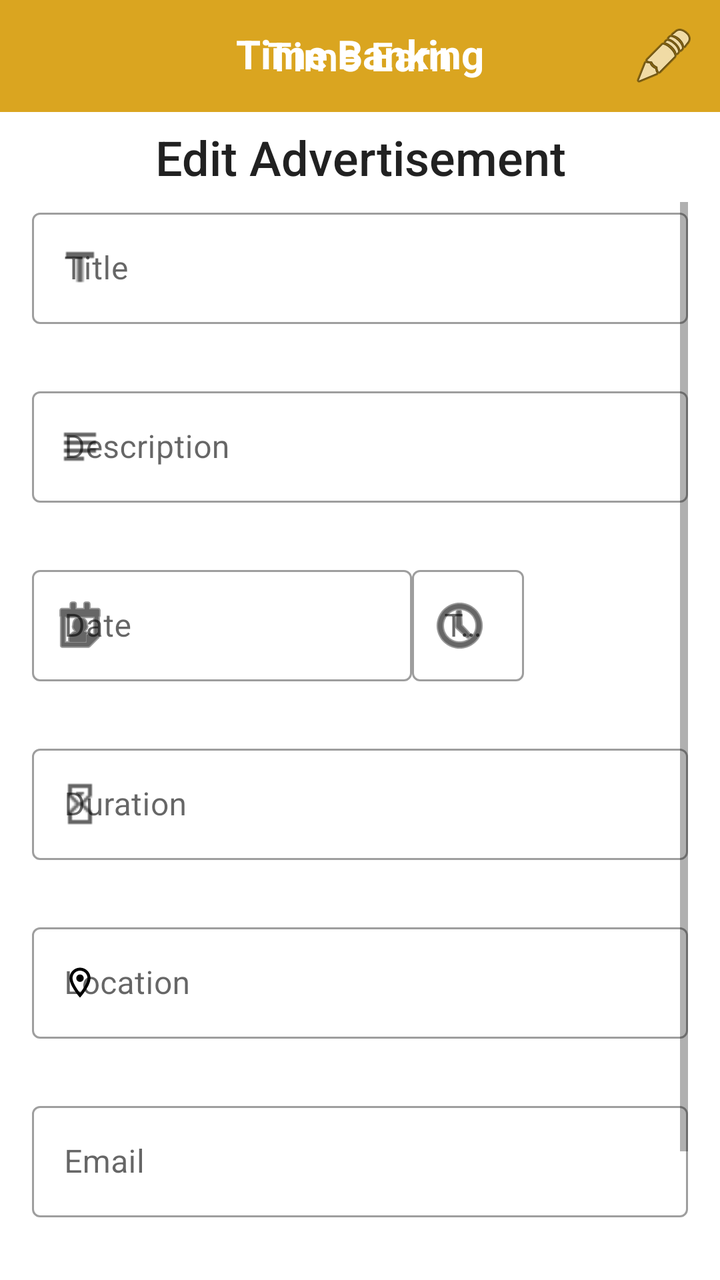
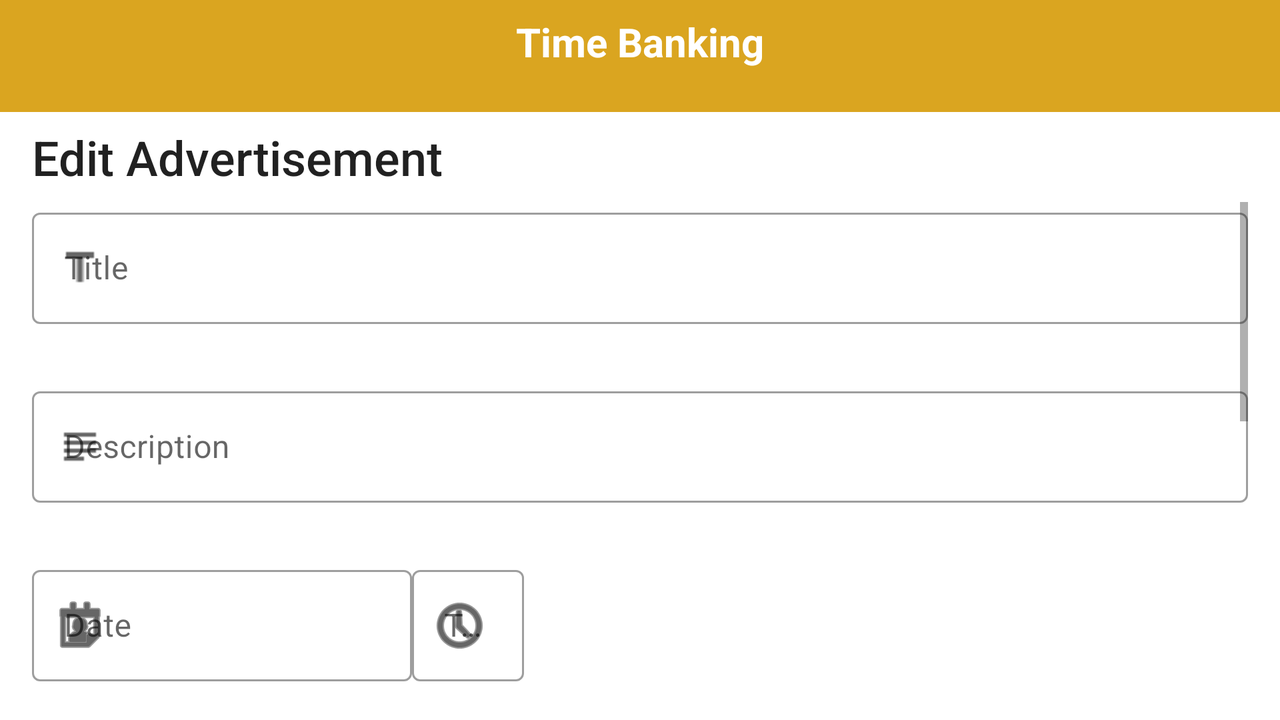

Compare how this app lays out the same screen by default and in its alternative resource folder. The renders come first, then the two layout files and the values they reference.
<!-- AndroidManifest.xml: application theme Theme.TimeBanking -->
<!-- res/layout/timesloteditfragment_layout.xml -->
<?xml version="1.0" encoding="utf-8"?>
<androidx.constraintlayout.widget.ConstraintLayout xmlns:android="http://schemas.android.com/apk/res/android"
    xmlns:app="http://schemas.android.com/apk/res-auto"
    xmlns:tools="http://schemas.android.com/tools"
    android:layout_width="match_parent"
    android:layout_height="match_parent">

    <com.google.android.material.appbar.AppBarLayout
        android:id="@+id/toolbarLayout"
        android:layout_width="match_parent"
        android:layout_height="wrap_content"
        app:layout_constraintEnd_toEndOf="parent"
        app:layout_constraintStart_toStartOf="parent"
        app:layout_constraintTop_toTopOf="parent">

        <com.google.android.material.appbar.MaterialToolbar
            android:id="@+id/my_toolbar"
            style="@style/Widget.MaterialComponents.Toolbar.Primary"
            android:layout_width="match_parent"
            android:layout_height="?attr/actionBarSize"
            app:menu="@menu/pencil_menu"
            app:title="@string/app_name"
            app:titleCentered="true"/>

    </com.google.android.material.appbar.AppBarLayout>

    <TextView
        android:id="@+id/barTitle2"
        android:layout_width="0dp"
        android:layout_height="wrap_content"
        android:gravity="center_horizontal"
        android:text="@string/barTitle"
        android:textAppearance="@style/TextAppearance.AppCompat"
        android:textColor="@color/white"
        android:textSize="20sp"
        android:textStyle="bold"
        app:layout_constraintBottom_toBottomOf="parent"
        app:layout_constraintEnd_toEndOf="parent"
        app:layout_constraintHorizontal_bias="0.0"
        app:layout_constraintStart_toStartOf="parent"
        app:layout_constraintTop_toTopOf="parent"
        app:layout_constraintVertical_bias="0.022" />

    <TextView
        android:id="@+id/titleEditService"
        android:layout_width="match_parent"
        android:layout_height="45dp"
        android:layout_marginStart="16dp"
        android:layout_marginEnd="16dp"
        android:gravity="center"
        android:text="@string/EditService"
        android:textAppearance="@style/TextAppearance.AppCompat.Body2"
        android:textSize="24sp"
        app:layout_constraintBottom_toTopOf="@+id/scrollView2"
        app:layout_constraintEnd_toEndOf="parent"
        app:layout_constraintHorizontal_bias="0.5"
        app:layout_constraintStart_toStartOf="parent"
        app:layout_constraintTop_toBottomOf="@+id/toolbarLayout"
        app:layout_constraintVertical_chainStyle="spread" />

    <ScrollView
        android:id="@+id/scrollView2"
        android:layout_width="match_parent"
        android:layout_height="0dp"
        android:layout_marginStart="16dp"
        android:layout_marginEnd="16dp"
        app:layout_constraintBottom_toBottomOf="parent"
        app:layout_constraintEnd_toEndOf="parent"
        app:layout_constraintStart_toStartOf="parent"
        app:layout_constraintTop_toBottomOf="@+id/titleEditService">

        <LinearLayout
            android:layout_width="match_parent"
            android:layout_height="wrap_content"
            android:orientation="vertical">

            <com.google.android.material.textfield.TextInputLayout
                android:id="@+id/outlinedTitle"
                style="@style/Widget.MaterialComponents.TextInputLayout.OutlinedBox"
                android:layout_width="match_parent"
                android:layout_height="wrap_content"
                android:layout_marginBottom="8dp"
                android:hint="@string/Title"
                app:boxStrokeWidth="1dp"
                app:errorEnabled="true"
                app:startIconDrawable="@drawable/format_title">

                <com.google.android.material.textfield.TextInputEditText
                    android:id="@+id/outlinedTitleFixed"
                    android:layout_width="match_parent"
                    android:layout_height="wrap_content"
                    android:textColor="#757575"
                    tools:ignore="TextContrastCheck" />

            </com.google.android.material.textfield.TextInputLayout>

            <com.google.android.material.textfield.TextInputLayout
                android:id="@+id/outlinedDescription"
                style="@style/Widget.MaterialComponents.TextInputLayout.OutlinedBox"
                android:layout_width="match_parent"
                android:layout_height="wrap_content"
                android:hint="@string/Description"
                app:errorEnabled="true"
                app:startIconDrawable="@drawable/text_long">

                <com.google.android.material.textfield.TextInputEditText
                    android:id="@+id/outlinedDescriptionFixed"
                    android:layout_width="match_parent"
                    android:layout_height="wrap_content"
                    android:layout_marginBottom="8dp"
                    android:textColor="#757575"
                    tools:ignore="TextContrastCheck" />

            </com.google.android.material.textfield.TextInputLayout>

            <TableRow
                android:id="@+id/RowDateTime"
                android:layout_width="match_parent"
                android:layout_height="wrap_content"
                android:layout_marginBottom="8dp">

                <com.google.android.material.textfield.TextInputLayout
                    android:id="@+id/outlinedDate"
                    style="@style/Widget.MaterialComponents.TextInputLayout.OutlinedBox"
                    android:layout_width="190dp"
                    android:layout_height="wrap_content"
                    android:hint="@string/Date"
                    app:startIconCheckable="true"
                    app:startIconDrawable="@android:drawable/ic_menu_my_calendar"
                    app:errorEnabled="true"
                    app:startIconTint="@color/black">

                    <com.google.android.material.textfield.TextInputEditText
                        android:id="@+id/outlinedDateFixed"
                        android:layout_width="match_parent"
                        android:layout_height="wrap_content"
                        android:textColor="#757575"
                        android:editable="false"
                        android:focusableInTouchMode="false"
                        tools:ignore="DuplicateSpeakableTextCheck,TextContrastCheck" />

                </com.google.android.material.textfield.TextInputLayout>

                <com.google.android.material.textfield.TextInputLayout
                    android:id="@+id/outlinedTime"
                    style="@style/Widget.MaterialComponents.TextInputLayout.OutlinedBox"
                    android:layout_width="wrap_content"
                    android:layout_height="wrap_content"
                    android:hint="@string/Time"
                    app:startIconCheckable="true"
                    app:startIconDrawable="@android:drawable/ic_menu_recent_history"
                    app:startIconTint="@color/black"
                    app:errorEnabled="true">

                    <com.google.android.material.textfield.TextInputEditText
                        android:id="@+id/outlinedTimeFixed"
                        android:layout_width="match_parent"
                        android:layout_height="wrap_content"
                        android:textColor="#757575"
                        android:editable="false"
                        android:focusableInTouchMode="false"
                        tools:ignore="TextContrastCheck" />

                </com.google.android.material.textfield.TextInputLayout>

            </TableRow>

            <com.google.android.material.textfield.TextInputLayout
                android:id="@+id/outlinedDuration"
                style="@style/Widget.MaterialComponents.TextInputLayout.OutlinedBox"
                android:layout_width="match_parent"
                android:layout_height="wrap_content"
                android:layout_marginBottom="8dp"
                android:hint="@string/Duration"
                app:errorEnabled="true"
                app:startIconDrawable="@drawable/timer_sand">

                <com.google.android.material.textfield.TextInputEditText
                    android:id="@+id/outlinedDurationFixed"
                    android:layout_width="match_parent"
                    android:layout_height="wrap_content"
                    android:textColor="#757575"
                    android:editable="false"
                    android:focusableInTouchMode="false"
                    tools:ignore="TextContrastCheck" />

            </com.google.android.material.textfield.TextInputLayout>

            <com.google.android.material.textfield.TextInputLayout
                android:id="@+id/outlinedLocation"
                style="@style/Widget.MaterialComponents.TextInputLayout.OutlinedBox"
                android:layout_width="match_parent"
                android:layout_height="wrap_content"
                android:layout_marginBottom="8dp"
                android:hint="@string/Location"
                app:errorEnabled="true"
                app:startIconDrawable="@drawable/outline_location_on_24"
                app:startIconTint="@color/black">

                <com.google.android.material.textfield.TextInputEditText
                    android:id="@+id/outlinedLocationFixed"
                    android:layout_width="match_parent"
                    android:layout_height="wrap_content"
                    android:textColor="#757575"
                    tools:ignore="TextContrastCheck" />

            </com.google.android.material.textfield.TextInputLayout>

            <com.google.android.material.textfield.TextInputLayout
                android:id="@+id/outlinedMail"
                style="@style/Widget.MaterialComponents.TextInputLayout.OutlinedBox"
                android:layout_width="match_parent"
                android:layout_height="wrap_content"
                android:layout_marginBottom="8dp"
                android:hint="@string/emailHint2"
                app:errorEnabled="true"
                app:startIconDrawable="@drawable/outline_email_24"
                app:startIconTint="@color/black">

                <com.google.android.material.textfield.TextInputEditText
                    android:id="@+id/outlinedMailFixed"
                    android:layout_width="match_parent"
                    android:layout_height="wrap_content"
                    android:textColor="#757575"
                    android:enabled="false"
                    tools:ignore="TextContrastCheck" />

            </com.google.android.material.textfield.TextInputLayout>

            <com.google.android.material.textfield.TextInputLayout
                android:id="@+id/menuSkills"
                style="@style/Widget.MaterialComponents.TextInputLayout.FilledBox.ExposedDropdownMenu"
                android:layout_width="match_parent"
                android:layout_height="wrap_content"
                app:errorEnabled="true">

                <AutoCompleteTextView
                    android:id="@+id/skillsAutocomplete"
                    android:layout_width="match_parent"
                    android:layout_height="wrap_content"
                    android:backgroundTint="@color/White"
                    android:inputType="none" />

            </com.google.android.material.textfield.TextInputLayout>
        </LinearLayout>
    </ScrollView>

</androidx.constraintlayout.widget.ConstraintLayout>
<!-- resources referenced by this layout -->
<resources>
  <color name="White">#FFFFFF</color>
  <color name="black">#FF000000</color>
  <color name="white">#FFFFFFFF</color>
  <!-- drawable format_title: png bitmap (drawable, 306 bytes) -->
  <!-- drawable outline_location_on_24 (drawable) -->
  <vector xmlns:android="http://schemas.android.com/apk/res/android"
      android:width="18dp"
      android:height="18dp"
      android:viewportWidth="24"
      android:viewportHeight="24"
      android:tint="?attr/colorControlNormal">
    <path
        android:fillColor="@android:color/white"
        android:pathData="M12,2C8.13,2 5,5.13 5,9c0,5.25 7,13 7,13s7,-7.75 7,-13c0,-3.87 -3.13,-7 -7,-7zM7,9c0,-2.76 2.24,-5 5,-5s5,2.24 5,5c0,2.88 -2.88,7.19 -5,9.88C9.92,16.21 7,11.85 7,9z"/>
    <path
        android:fillColor="@android:color/white"
        android:pathData="M12,9m-2.5,0a2.5,2.5 0,1 1,5 0a2.5,2.5 0,1 1,-5 0"/>
  </vector>
  <!-- drawable text_long: png bitmap (drawable, 302 bytes) -->
  <!-- drawable timer_sand: png bitmap (drawable, 411 bytes) -->
  <string name="Date">Date</string>
  <string name="Description">Description</string>
  <string name="Duration">Duration</string>
  <string name="EditService">Edit Advertisement</string>
  <string name="Location">Location</string>
  <string name="Time">Time</string>
  <string name="Title">Title</string>
  <string name="app_name">Time Earn</string>
  <string name="barTitle">Time Banking</string>
  <string name="emailHint2">Email</string>
  <style name="Theme.TimeBanking" parent="Theme.MaterialComponents.Light.NoActionBar">
          
          <item name="colorPrimary">@color/Goldenrod</item>
          <item name="colorPrimaryVariant">@color/black</item>
          <item name="colorOnPrimary">@color/white</item>
          
          <item name="colorSecondary">@color/Goldenrod</item>
          <item name="colorSecondaryVariant">@color/black</item>
          <item name="colorOnSecondary">@color/black</item>
          
          <item name="android:statusBarColor" tools:targetApi="l">@color/Goldenrod</item>
          
      </style>
  <color name="Goldenrod">#DAA520</color>
</resources>
<!-- res/layout-land/timesloteditfragment_layout.xml (the repository's variant of the layout above) -->
<!-- drawn on the phone turned sideways -->
<?xml version="1.0" encoding="utf-8"?>
<androidx.constraintlayout.widget.ConstraintLayout xmlns:android="http://schemas.android.com/apk/res/android"
    xmlns:app="http://schemas.android.com/apk/res-auto"
    xmlns:tools="http://schemas.android.com/tools"
    android:layout_width="match_parent"
    android:layout_height="match_parent">

    <androidx.appcompat.widget.Toolbar
        android:id="@+id/toolbar2"
        android:layout_width="match_parent"
        android:layout_height="wrap_content"
        android:background="?attr/colorPrimary"
        android:minHeight="?attr/actionBarSize"
        android:theme="?attr/actionBarTheme"
        app:layout_constraintEnd_toEndOf="parent"
        app:layout_constraintHorizontal_bias="0.5"
        app:layout_constraintStart_toStartOf="parent"
        app:layout_constraintTop_toTopOf="parent" />

    <TextView
        android:id="@+id/barTitle2"
        android:layout_width="0dp"
        android:layout_height="wrap_content"
        android:gravity="center_horizontal"
        android:text="@string/barTitle"
        android:textAppearance="@style/TextAppearance.AppCompat"
        android:textColor="@color/white"
        android:textSize="20sp"
        android:textStyle="bold"
        app:layout_constraintBottom_toBottomOf="parent"
        app:layout_constraintEnd_toEndOf="parent"
        app:layout_constraintHorizontal_bias="0.0"
        app:layout_constraintStart_toStartOf="parent"
        app:layout_constraintTop_toTopOf="parent"
        app:layout_constraintVertical_bias="0.022" />

    <TextView
        android:id="@+id/titleEditService"
        android:layout_width="match_parent"
        android:layout_height="45dp"
        android:layout_marginStart="16dp"
        android:layout_marginEnd="16dp"
        android:gravity="start|center_vertical"
        android:text="@string/EditService"
        android:textAppearance="@style/TextAppearance.AppCompat.Body2"
        android:textSize="24sp"
        app:layout_constraintBottom_toTopOf="@+id/scrollView2"
        app:layout_constraintEnd_toEndOf="parent"
        app:layout_constraintHorizontal_bias="0.5"
        app:layout_constraintStart_toStartOf="parent"
        app:layout_constraintTop_toBottomOf="@+id/toolbar2"
        app:layout_constraintVertical_chainStyle="spread" />

    <ScrollView
        android:id="@+id/scrollView2"
        android:layout_width="match_parent"
        android:layout_height="0dp"
        android:layout_marginStart="16dp"
        android:layout_marginEnd="16dp"
        app:layout_constraintBottom_toBottomOf="parent"
        app:layout_constraintEnd_toEndOf="parent"
        app:layout_constraintStart_toStartOf="parent"
        app:layout_constraintTop_toBottomOf="@+id/titleEditService">

        <LinearLayout
            android:layout_width="match_parent"
            android:layout_height="wrap_content"
            android:orientation="vertical">

            <com.google.android.material.textfield.TextInputLayout
                android:id="@+id/outlinedTitle"
                style="@style/Widget.MaterialComponents.TextInputLayout.OutlinedBox"
                android:layout_width="match_parent"
                android:layout_height="wrap_content"
                android:layout_marginBottom="8dp"
                android:hint="@string/Title"
                app:errorEnabled="true"
                app:boxStrokeWidth="1dp"
                app:startIconDrawable="@drawable/format_title">

                <com.google.android.material.textfield.TextInputEditText
                    android:id="@+id/outlinedTitleFixed"
                    android:layout_width="match_parent"
                    android:layout_height="wrap_content"
                    android:textColor="#757575"
                    tools:ignore="TextContrastCheck" />

            </com.google.android.material.textfield.TextInputLayout>

            <com.google.android.material.textfield.TextInputLayout
                android:id="@+id/outlinedDescription"
                style="@style/Widget.MaterialComponents.TextInputLayout.OutlinedBox"
                android:layout_width="match_parent"
                android:layout_height="wrap_content"
                android:hint="@string/Description"
                app:errorEnabled="true"
                app:startIconCheckable="false"
                app:startIconDrawable="@drawable/text_long">

                <com.google.android.material.textfield.TextInputEditText
                    android:id="@+id/outlinedDescriptionFixed"
                    android:layout_width="match_parent"
                    android:layout_height="wrap_content"
                    android:layout_marginBottom="8dp"
                    android:textColor="#757575"
                    tools:ignore="TextContrastCheck" />

            </com.google.android.material.textfield.TextInputLayout>

            <TableRow
                android:id="@+id/RowDateTime"
                android:layout_width="match_parent"
                android:layout_height="wrap_content"
                android:layout_marginBottom="8dp">

                <com.google.android.material.textfield.TextInputLayout
                    android:id="@+id/outlinedDate"
                    style="@style/Widget.MaterialComponents.TextInputLayout.OutlinedBox"
                    android:layout_width="190dp"
                    android:layout_height="wrap_content"
                    android:hint="@string/Date"
                    app:startIconCheckable="true"
                    app:errorEnabled="true"
                    app:startIconDrawable="@android:drawable/ic_menu_my_calendar"
                    app:startIconTint="@color/black">

                    <com.google.android.material.textfield.TextInputEditText
                        android:id="@+id/outlinedDateFixed"
                        android:layout_width="match_parent"
                        android:layout_height="wrap_content"
                        android:textColor="#757575"
                        android:enabled="false"
                        tools:ignore="TextContrastCheck" />

                </com.google.android.material.textfield.TextInputLayout>

                <com.google.android.material.textfield.TextInputLayout
                    android:id="@+id/outlinedTime"
                    style="@style/Widget.MaterialComponents.TextInputLayout.OutlinedBox"
                    android:layout_width="wrap_content"
                    android:layout_height="wrap_content"
                    android:hint="@string/Time"
                    app:startIconCheckable="true"
                    app:errorEnabled="true"
                    app:startIconDrawable="@android:drawable/ic_menu_recent_history"
                    app:startIconTint="@color/black">

                    <com.google.android.material.textfield.TextInputEditText
                        android:id="@+id/outlinedTimeFixed"
                        android:layout_width="match_parent"
                        android:layout_height="wrap_content"
                        android:textColor="#757575"
                        android:enabled="false"
                        tools:ignore="TextContrastCheck" />

                </com.google.android.material.textfield.TextInputLayout>

            </TableRow>

            <com.google.android.material.textfield.TextInputLayout
                android:id="@+id/outlinedDuration"
                style="@style/Widget.MaterialComponents.TextInputLayout.OutlinedBox"
                android:layout_width="match_parent"
                android:layout_height="wrap_content"
                android:layout_marginBottom="8dp"
                android:hint="@string/Duration"
                app:errorEnabled="true"
                app:startIconDrawable="@drawable/timer_sand">

                <com.google.android.material.textfield.TextInputEditText
                    android:id="@+id/outlinedDurationFixed"
                    android:layout_width="match_parent"
                    android:layout_height="wrap_content"
                    android:textColor="#757575"
                    android:enabled="false"
                    tools:ignore="TextContrastCheck,TextContrastCheck" />

            </com.google.android.material.textfield.TextInputLayout>

            <com.google.android.material.textfield.TextInputLayout
                android:id="@+id/outlinedLocation"
                style="@style/Widget.MaterialComponents.TextInputLayout.OutlinedBox"
                android:layout_width="match_parent"
                android:layout_height="wrap_content"
                android:layout_marginBottom="8dp"
                android:hint="@string/Location"
                app:errorEnabled="true"
                app:startIconDrawable="@drawable/outline_location_on_24"
                app:startIconTint="@color/black">

                <com.google.android.material.textfield.TextInputEditText
                    android:id="@+id/outlinedLocationFixed"
                    android:layout_width="match_parent"
                    android:layout_height="wrap_content"
                    android:textColor="#757575"
                    tools:ignore="TextContrastCheck" />

            </com.google.android.material.textfield.TextInputLayout>

            <com.google.android.material.textfield.TextInputLayout
                android:id="@+id/outlinedMail"
                style="@style/Widget.MaterialComponents.TextInputLayout.OutlinedBox"
                android:layout_width="match_parent"
                android:layout_height="wrap_content"
                android:layout_marginBottom="8dp"
                android:hint="@string/emailHint2"
                app:errorEnabled="true"
                app:startIconDrawable="@drawable/outline_email_24"
                app:startIconTint="@color/black">

                <com.google.android.material.textfield.TextInputEditText
                    android:id="@+id/outlinedMailFixed"
                    android:layout_width="match_parent"
                    android:layout_height="wrap_content"
                    android:textColor="#757575"
                    android:enabled="false"
                    tools:ignore="TextContrastCheck" />

            </com.google.android.material.textfield.TextInputLayout>

            <com.google.android.material.textfield.TextInputLayout
                android:id="@+id/menuSkills"
                style="@style/Widget.MaterialComponents.TextInputLayout.FilledBox.ExposedDropdownMenu"
                android:layout_width="match_parent"
                android:layout_height="wrap_content"
                android:hint="@string/menu_skills"
                app:errorEnabled="true">

                <AutoCompleteTextView
                    android:id="@+id/skillsAutocomplete"
                    android:layout_width="match_parent"
                    android:layout_height="wrap_content"
                    android:backgroundTint="@color/White"
                    android:inputType="none" />

            </com.google.android.material.textfield.TextInputLayout>
        </LinearLayout>
    </ScrollView>

</androidx.constraintlayout.widget.ConstraintLayout>
<!-- resources referenced by the variant -->
<!-- as the phone turned sideways resolves them -->
<resources>
  <color name="White">#FFFFFF</color>
  <color name="black">#FF000000</color>
  <color name="white">#FFFFFFFF</color>
  <!-- drawable format_title: png bitmap (drawable, 306 bytes) -->
  <!-- drawable outline_location_on_24 (drawable) -->
  <vector xmlns:android="http://schemas.android.com/apk/res/android"
      android:width="18dp"
      android:height="18dp"
      android:viewportWidth="24"
      android:viewportHeight="24"
      android:tint="?attr/colorControlNormal">
    <path
        android:fillColor="@android:color/white"
        android:pathData="M12,2C8.13,2 5,5.13 5,9c0,5.25 7,13 7,13s7,-7.75 7,-13c0,-3.87 -3.13,-7 -7,-7zM7,9c0,-2.76 2.24,-5 5,-5s5,2.24 5,5c0,2.88 -2.88,7.19 -5,9.88C9.92,16.21 7,11.85 7,9z"/>
    <path
        android:fillColor="@android:color/white"
        android:pathData="M12,9m-2.5,0a2.5,2.5 0,1 1,5 0a2.5,2.5 0,1 1,-5 0"/>
  </vector>
  <!-- drawable text_long: png bitmap (drawable, 302 bytes) -->
  <!-- drawable timer_sand: png bitmap (drawable, 411 bytes) -->
  <string name="Date">Date</string>
  <string name="Description">Description</string>
  <string name="Duration">Duration</string>
  <string name="EditService">Edit Advertisement</string>
  <string name="Location">Location</string>
  <string name="Time">Time</string>
  <string name="Title">Title</string>
  <string name="barTitle">Time Banking</string>
  <string name="emailHint2">Email</string>
  <string name="menu_skills">Choose skill</string>
  <style name="Theme.TimeBanking" parent="Theme.MaterialComponents.Light.NoActionBar">
          
          <item name="colorPrimary">@color/Goldenrod</item>
          <item name="colorPrimaryVariant">@color/black</item>
          <item name="colorOnPrimary">@color/white</item>
          
          <item name="colorSecondary">@color/Goldenrod</item>
          <item name="colorSecondaryVariant">@color/black</item>
          <item name="colorOnSecondary">@color/black</item>
          
          <item name="android:statusBarColor" tools:targetApi="l">@color/Goldenrod</item>
          
      </style>
  <color name="Goldenrod">#DAA520</color>
</resources>
